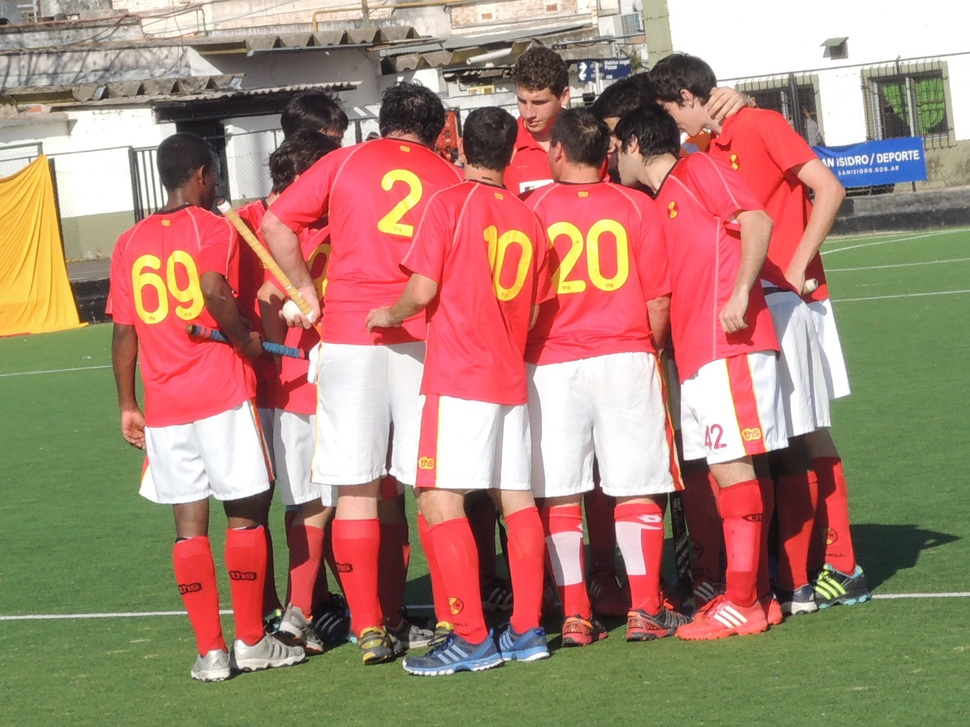
#> input picture codigo/imagenes/RSCN1018.JPG, 970 x 727 px, shrunk from 1600 x 1200 before the run, found by its file name
$ python pruebas.py
#> lines starting #> are read from the running program, lines starting #| are printed output that depends on the picture
#!/usr/bin/env python

import cv2


################
# Abrir imagen
################

img_color     = cv2.imread('RSCN1018.JPG') # cv2.IMREAD_COLOR
#> img_color is the input picture: shape (727, 970, 3); mean B, G, R 114.6, 131.4, 168.2
img_grayscale = cv2.imread('RSCN1018.JPG', cv2.IMREAD_GRAYSCALE)
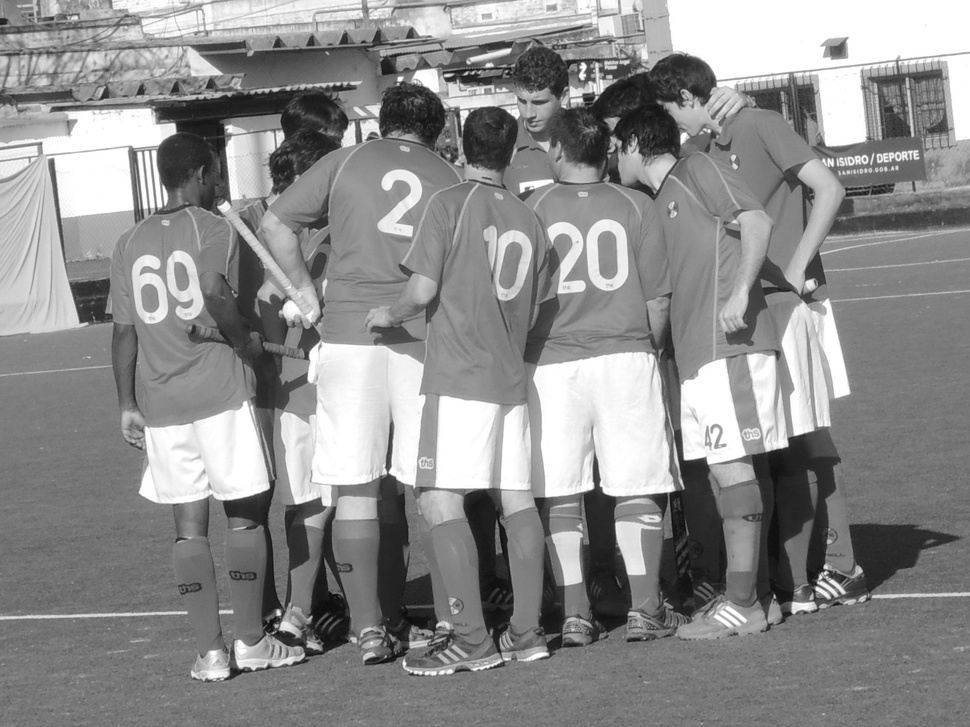
#> img_grayscale: shape (727, 970); min 7, max 255, mean 140.5
img_alpha     = cv2.imread('RSCN1018.JPG', cv2.IMREAD_UNCHANGED) # Loads image as such including alpha channel


#########################################
# Guardar imagen y la convierte a png
#########################################

cv2.imwrite('RSCN1018.png', img_color)


############################
# Se puede usar matplotlib
############################
# Ejemplo : http://docs.opencv.org/trunk/doc/py_tutorials/py_gui/py_image_display/py_image_display.html#using-matplotlib

$ run again, with codigo/imagenes/gorra_encontrada3.png saved as codigo/imagenes/RSCN1018.JPG
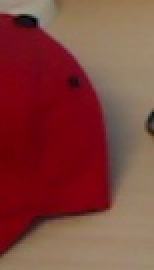
#> input picture codigo/imagenes/gorra_encontrada3.png, 77 x 135 px, found by its file name (shown 2 times larger)
#> img_color is the input picture: shape (135, 77, 3); mean B, G, R 60.1, 66.2, 129.3
#> `img_grayscale = cv2.imread('RSCN1018.JPG', cv2.IMREAD_GRAYSCALE)`:
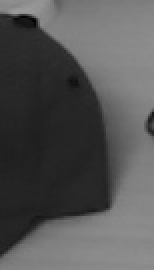
#> img_grayscale: shape (135, 77) (shown 2 times larger); min 1, max 155, mean 84.3
